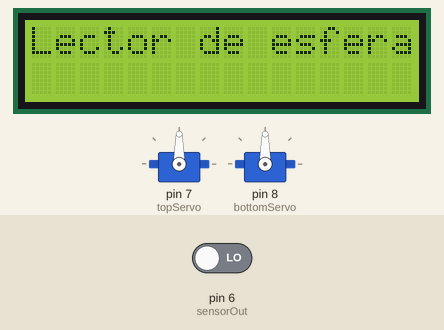
Recording of a sketch running on a simulated Arduino Uno, built with avr-gcc and run on an emulated ATmega328P. Parts: 2 × servo, 16×2 character LCD. The test bench sets the inputs (shaded band); at power-on: pin 6 (sensorOut) LOW. What the sketch prints to the serial monitor is not drawn.

Above: at 0.1 s.
At 3.1 s:
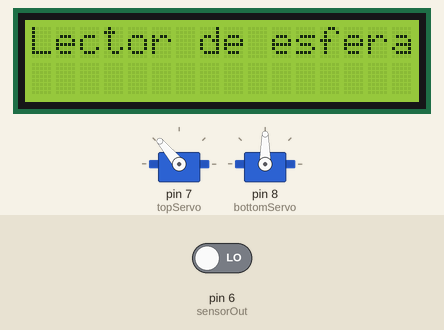
At 18.3 s:
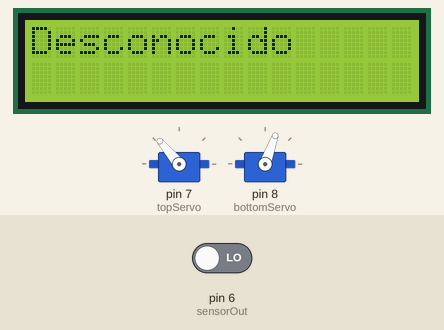
At 36.7 s:
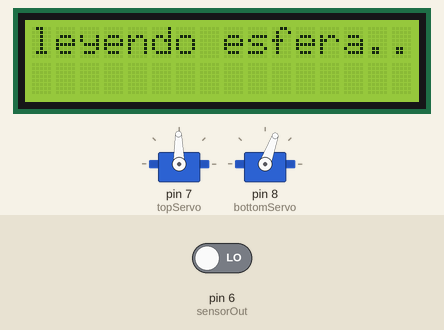
Timing chart, 0 to 38.2 s (numbered marks = the images above):
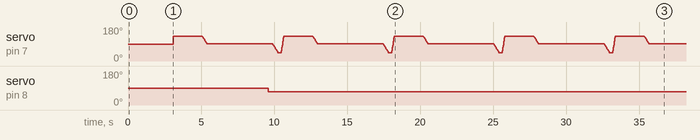

The sketch:

color.ino
```cpp
#include <Servo.h>
#include <LiquidCrystal_I2C.h>
#include<Wire.h>
#define S0 2
#define S1 3
#define S2 4
#define S3 5
#define sensorOut 6
Servo topServo;
Servo bottomServo;
int frequency = 0;
int color = 0;
int temp = 0;

LiquidCrystal_I2C lcd(0x27, 16, 2);

void setup() {
  pinMode(S0, OUTPUT);
  pinMode(S1, OUTPUT);
  pinMode(S2, OUTPUT);
  pinMode(S3, OUTPUT);
  pinMode(sensorOut, INPUT);
  // Setting frequency-scaling to 20%
  digitalWrite(S0, HIGH);
  digitalWrite(S1, LOW);
  topServo.attach(7);
  bottomServo.attach(8);
  Serial.begin(9600);

  Serial.println(topServo.read());

  lcd.init();
  lcd.backlight();
  lcd.clear();
  lcd.setCursor(0, 0);
  lcd.print("Lector de esferas...");
  delay(3000);
}
void loop() {
  topServo.write(130);
  Serial.println("inicio");
  delay(2000);

  for (int i = 130; i > 90; i--) {
    topServo.write(i);
    delay(8);
  }
  delay(1000);

  lcd.clear();
  lcd.print("leyendo esfera...");
  color = readColor();
  delay(10);
  switch (color) {
    case 1:
      bottomServo.write(10);
      Serial.println("se mueve rojo");
      break;
    case 2:
      bottomServo.write(30);
      Serial.println("se mueve amarillo");
      break;
    case 3:
      bottomServo.write(50);
      Serial.println("se mueve verde");
      break;
    case 0:
    bottomServo.write(70);
      lcd.clear();
      lcd.print("Desconocido");
      break;
  }
  delay(300);

  for (int i = 90; i > 44; i--) {
    topServo.write(i);
    delay(8);
  }
  delay(200);

  for (int i = 44; i < 130; i++) {
    topServo.write(i);
    delay(2);
  }
  color = 0;
}
// Custom Function - readColor()
int readColor() {
  // Setting red filtered photodiodes to be read
  digitalWrite(S2, LOW);
  digitalWrite(S3, LOW);
  // Reading the output frequency
  frequency = pulseIn(sensorOut, LOW);
  int R = frequency;
  // Printing the value on the serial monitor
  Serial.print("R= ");//printing name
  Serial.print(frequency);//printing RED color frequency
  Serial.print("  ");
  delay(50);
  // Setting Green filtered photodiodes to be read
  digitalWrite(S2, HIGH);
  digitalWrite(S3, HIGH);
  // Reading the output frequency
  frequency = pulseIn(sensorOut, LOW);
  int G = frequency;
  // Printing the value on the serial monitor
  Serial.print("G= ");//printing name
  Serial.print(frequency);//printing RED color frequency
  Serial.print("  ");
  delay(50);
  // Setting Blue filtered photodiodes to be read
  digitalWrite(S2, LOW);
  digitalWrite(S3, HIGH);
  // Reading the output frequency
  frequency = pulseIn(sensorOut, LOW);
  int B = frequency;
  // Printing the value on the serial monitor
  Serial.print("B= ");//printing name
  Serial.print(frequency);//printing RED color frequency
  Serial.println("  ");
  delay(50);
  if (R<135 & R>99 & G<245 & G>201) {// ROJO
    color = 1;
    lcd.clear();
    lcd.print("Rojo :)");
    Serial.println("rojo");
  }
  if (R<107 & R>70 & G<105 & G>85) { // AMARILLO
    color = 2;
    lcd.clear();
    lcd.print("Amarillo :)");
    Serial.println("amarillo");
  }
  if (R<165 & R>145 & G<120 & G>100) {// VERDE
    color = 3;
    lcd.clear();
    lcd.print("Verde :)");
    Serial.println("verde");
  }

  return color;
}
```

Measured:
- by itself, servo on pin 8 (bottomServo): 90° → 70° at 9.6 s
